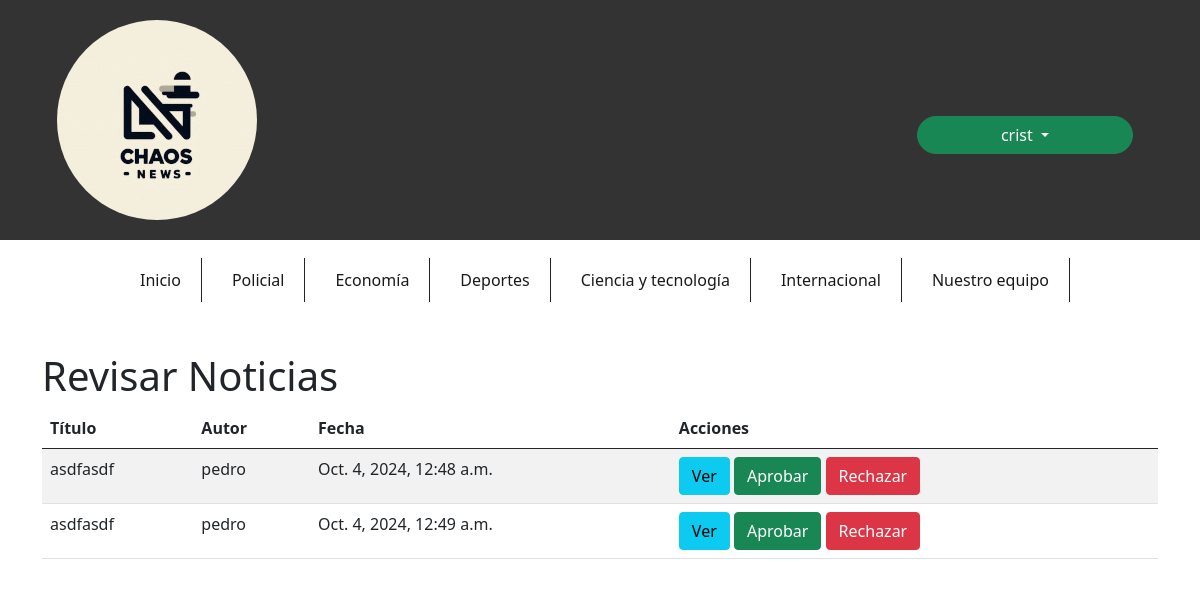
The page /subir_noticias/revisar/ (signed in) on the database its author committed.
### subir_noticias/models.py (models this page shows, shortened)
class Noticia(models.Model):
    CATEGORIAS = [
        ('----', '---'),
        ('policial', 'Policial'),
        ('economia', 'Economía'),
        ('deportes', 'Deportes'),
        ('ciencia_tecnologia', 'Ciencia y Tecnología'),
        ('internacional', 'Internacional'),
    ]
    titulo = models.CharField(max_length=200)
    contenido = models.TextField()
    ubicacion = models.CharField(max_length=100)
    categoria = models.CharField(max_length=50, choices=CATEGORIAS)
    autor = models.ForeignKey(User, on_delete=models.CASCADE)
    fecha_publicacion = models.DateTimeField(auto_now_add=True)
    aprobada = models.BooleanField(default=False)
    rechazada = models.BooleanField(default=False)
    motivo_rechazo = models.TextField(blank=True, null=True)
    publicada = models.BooleanField(default=False)

### subir_noticias/views.py (the view)
# urls.py: path('revisar/', views.revisar_noticias, name='revisar_noticias'),
@login_required
def revisar_noticias(request):
    if (request.user.first_name == 'write' or request.user.first_name == 'read'):
        return redirect('index')
    noticias = Noticia.objects.filter(aprobada=False, rechazada=False)
    return render(request, 'subir_noticias/revisar_noticias.html', {'noticias': noticias})

### subir_noticias/templates/subir_noticias/revisar_noticias.html (shortened to what this page needs)
{% load static %}
<!DOCTYPE html>
<html lang="en">
<head>
    <link rel="stylesheet" href="{% static 'css/estiloCenter.css' %}">
    <link rel="stylesheet" href="{% static 'css/estiloindex.css' %}">
    <link href="https://cdn.jsdelivr.net/npm/bootstrap@5.0.2/dist/css/bootstrap.min.css" rel="stylesheet">
</head>
<body>
    <header class="container-fluid">
        <article class="row align-items-center">
            <section id="logo" class="col-9 col-sm text-center text-lg-start">
                <a href="{% url 'index' %}">
                    <img src="{% static 'img/Logo.jpg' %}" alt="Logo" id="imgLogo" class="img-fluid">
                </a>
            </section>
            <section id="log_in" class="col-3 col-sm mt-auto">
                <div id="divUsuario" class="dropdown">
                    <button type="button" id="boton" class="btn btn-success rounded-pill dropdown-toggle" data-bs-toggle="dropdown" aria-expanded="false">
                        {{ user }}
                    </button>
                </div>
            </section>
        </article>
    </header>
    <nav class="navbar navbar-expand-lg navbar-light" style="background-color: #ffffff;">
        <div class="container-md">
            <div class="collapse navbar-collapse" id="navbarCollapse">
                <ul id="nav" class="navbar-nav mb-2 mn-lg-0 mx-auto">
                    <li class="border-end border-dark nav-item navbar-text">
                        <a href="{% url 'index' %}" class="text-decoration-none">Inicio</a>
                    </li>
                    <li class="border-end border-dark nav-item navbar-text"><a href="#" class="text-decoration-none">Policial</a></li>
                    <li class="border-end border-dark nav-item navbar-text"><a href="#" class="text-decoration-none">Economía</a></li>
                    <li class="border-end border-dark nav-item navbar-text"><a href="#" class="text-decoration-none">Deportes</a></li>
                    <li class="border-end border-dark nav-item navbar-text"><a href="{% url 'noticias_ciencia_tecnologia' %}" class="text-decoration-none">Ciencia y tecnología</a></li>
                    <li class="border-end border-dark nav-item navbar-text"><a href="{% url 'noticias_internacionales' %}" class="text-decoration-none">Internacional</a></li>
                    <li class="border-end border-dark nav-item navbar-text"><a href="{% url 'periodistas' %}" class="text-decoration-none">Nuestro equipo</a></li>
                </ul>
            </div>
        </div>
    </nav>
    <main class="container mt-4">
        <h1>Revisar Noticias</h1>
        <table class="table table-striped">
            <thead>
                <tr>
                    <th>Título</th>
                    <th>Autor</th>
                    <th>Fecha</th>
                    <th>Acciones</th>
                </tr>
            </thead>
            <tbody>
                {% for noticia in noticias %}
                    <tr>
                        <td>{{ noticia.titulo }}</td>
                        <td>{{ noticia.autor.username }}</td>
                        <td>{{ noticia.fecha_publicacion }}</td>
                        <td>
                            <a href="{% url 'ver_noticia' noticia.id %}" class="btn btn-info">Ver</a>
                            <a href="{% url 'aprobar_noticia' noticia.id %}" class="btn btn-success">Aprobar</a>
                            <a href="{% url 'rechazar_noticia' noticia.id %}" class="btn btn-danger">Rechazar</a>
                        </td>
                    </tr>
                {% endfor %}
            </tbody>
        </table>
    </main>
</body>
</html>

### rows shown on the page
Noticia: titulo "asdfasdf", autor.username "pedro", fecha_publicacion "Oct. 4, 2024, 12:48 a.m."
Noticia: titulo "asdfasdf", autor.username "pedro", fecha_publicacion "Oct. 4, 2024, 12:49 a.m."

### other values the page prints
{{ user }} "crist"
